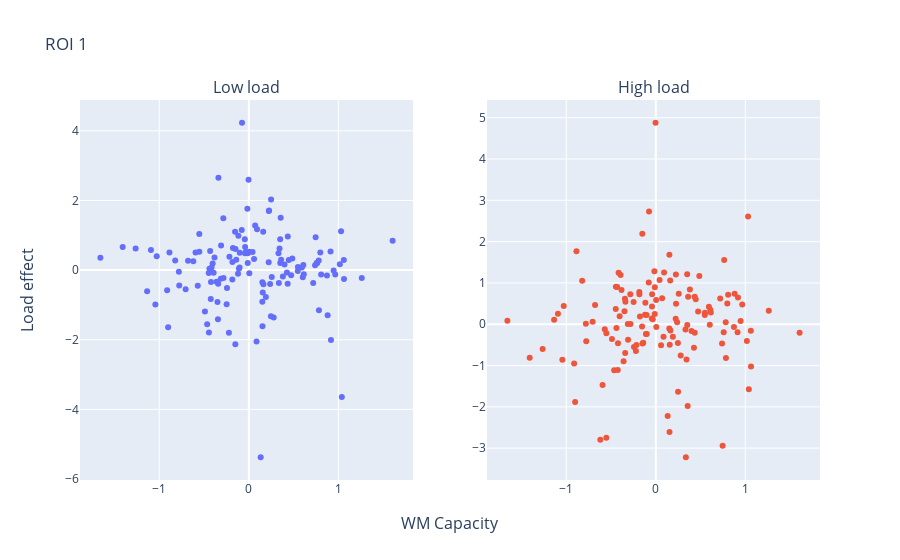
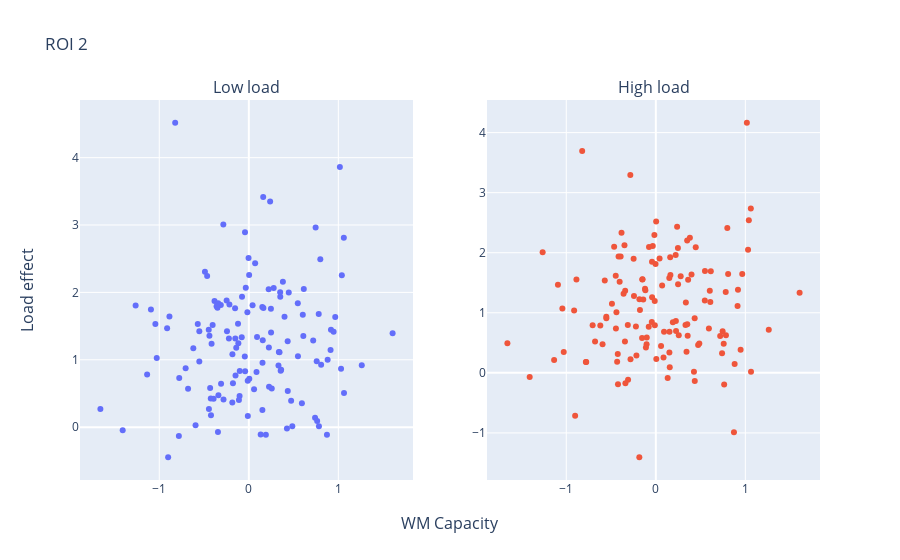
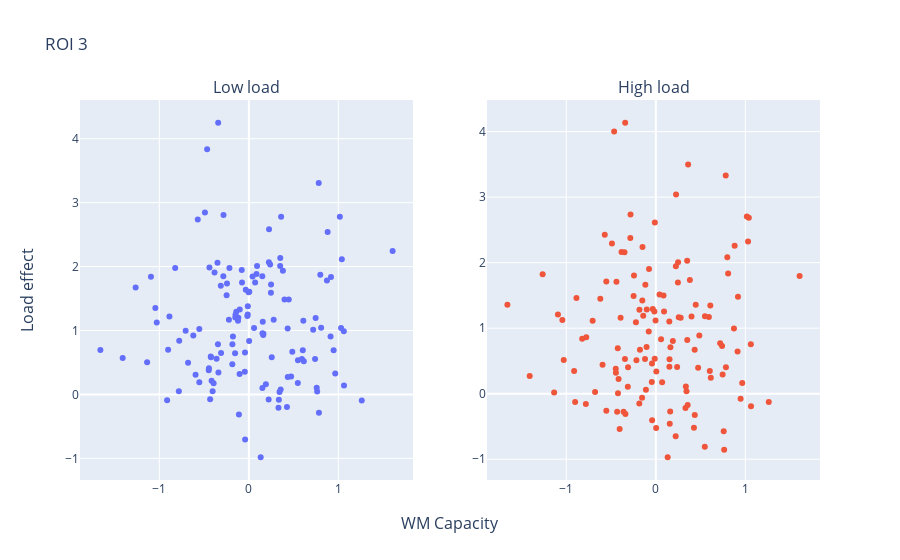
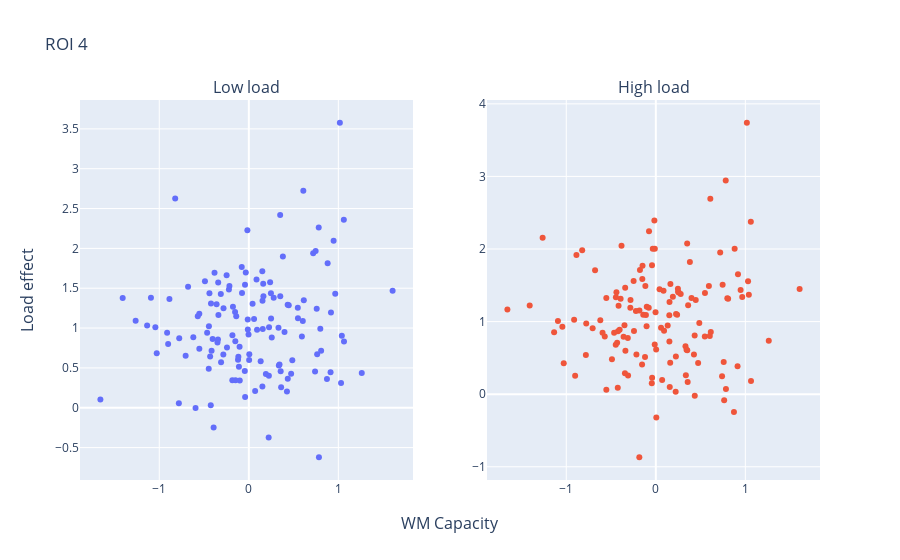

The notebook cell these images were saved under, in order:
### Markdown cell above
### Scatterplot: WM capacity x Load effect

### Code cell
'Iterate through ROIs from component 5'
for i in range((len(pz_data)-2)): # Ignore first two index
    ROI = pz_data[i+2].T # Transpose it to access the columns
    low_load = ROI[2]
    high_load = ROI[5]
    capacity = updated_list
    
    fig = make_subplots(rows=1, cols=2, subplot_titles=("Low load","High load"), x_title='WM Capacity', y_title='Load effect')
    
    fig.add_trace(
        go.Scatter(x=capacity,y=low_load,mode='markers'),
        row=1, col=1
    )
    
    fig.add_trace(
        go.Scatter(x=capacity,y=high_load,mode='markers'),
        row=1, col=2
    )

    fig.update_layout(showlegend=False, title_text="ROI "+str(i+1))
                  
    fig.show()

### Figure 1 — Plotly figure (JSON) as saved in the notebook; plotly's stock layout.template omitted (floating-point values rounded to 4 significant figures; data arrays with more than 128 entries replaced by an {"elided": "..."} marker saying what was removed)
{"data": [{"mode": "markers", "type": "scatter", "x": {"elided": "133 float values"}, "xaxis": "x", "y": {"elided": "133 float values"}, "yaxis": "y"}, {"mode": "markers", "type": "scatter", "x": {"elided": "133 float values"}, "xaxis": "x2", "y": {"elided": "133 float values"}, "yaxis": "y2"}], "layout": {"annotations": [{"font": {"size": 16}, "showarrow": false, "text": "Low load", "x": 0.225, "xanchor": "center", "xref": "paper", "y": 1, "yanchor": "bottom", "yref": "paper"}, {"font": {"size": 16}, "showarrow": false, "text": "High load", "x": 0.775, "xanchor": "center", "xref": "paper", "y": 1, "yanchor": "bottom", "yref": "paper"}, {"font": {"size": 16}, "showarrow": false, "text": "WM Capacity", "x": 0.5, "xanchor": "center", "xref": "paper", "y": 0, "yanchor": "top", "yref": "paper", "yshift": -30}, {"font": {"size": 16}, "showarrow": false, "text": "Load effect", "textangle": -90, "x": 0, "xanchor": "right", "xref": "paper", "xshift": -40, "y": 0.5, "yanchor": "middle", "yref": "paper"}], "showlegend": false, "title": {"text": "ROI 1"}, "xaxis": {"anchor": "y", "domain": [0, 0.45]}, "xaxis2": {"anchor": "y2", "domain": [0.55, 1]}, "yaxis": {"anchor": "x", "domain": [0, 1]}, "yaxis2": {"anchor": "x2", "domain": [0, 1]}}}

### Figure 2 — Plotly figure (JSON) as saved in the notebook; plotly's stock layout.template omitted (floating-point values rounded to 4 significant figures; data arrays with more than 128 entries replaced by an {"elided": "..."} marker saying what was removed)
{"data": [{"mode": "markers", "type": "scatter", "x": {"elided": "133 float values"}, "xaxis": "x", "y": {"elided": "133 float values"}, "yaxis": "y"}, {"mode": "markers", "type": "scatter", "x": {"elided": "133 float values"}, "xaxis": "x2", "y": {"elided": "133 float values"}, "yaxis": "y2"}], "layout": {"annotations": [{"font": {"size": 16}, "showarrow": false, "text": "Low load", "x": 0.225, "xanchor": "center", "xref": "paper", "y": 1, "yanchor": "bottom", "yref": "paper"}, {"font": {"size": 16}, "showarrow": false, "text": "High load", "x": 0.775, "xanchor": "center", "xref": "paper", "y": 1, "yanchor": "bottom", "yref": "paper"}, {"font": {"size": 16}, "showarrow": false, "text": "WM Capacity", "x": 0.5, "xanchor": "center", "xref": "paper", "y": 0, "yanchor": "top", "yref": "paper", "yshift": -30}, {"font": {"size": 16}, "showarrow": false, "text": "Load effect", "textangle": -90, "x": 0, "xanchor": "right", "xref": "paper", "xshift": -40, "y": 0.5, "yanchor": "middle", "yref": "paper"}], "showlegend": false, "title": {"text": "ROI 2"}, "xaxis": {"anchor": "y", "domain": [0, 0.45]}, "xaxis2": {"anchor": "y2", "domain": [0.55, 1]}, "yaxis": {"anchor": "x", "domain": [0, 1]}, "yaxis2": {"anchor": "x2", "domain": [0, 1]}}}

### Figure 3 — Plotly figure (JSON) as saved in the notebook; plotly's stock layout.template omitted (floating-point values rounded to 4 significant figures; data arrays with more than 128 entries replaced by an {"elided": "..."} marker saying what was removed)
{"data": [{"mode": "markers", "type": "scatter", "x": {"elided": "133 float values"}, "xaxis": "x", "y": {"elided": "133 float values"}, "yaxis": "y"}, {"mode": "markers", "type": "scatter", "x": {"elided": "133 float values"}, "xaxis": "x2", "y": {"elided": "133 float values"}, "yaxis": "y2"}], "layout": {"annotations": [{"font": {"size": 16}, "showarrow": false, "text": "Low load", "x": 0.225, "xanchor": "center", "xref": "paper", "y": 1, "yanchor": "bottom", "yref": "paper"}, {"font": {"size": 16}, "showarrow": false, "text": "High load", "x": 0.775, "xanchor": "center", "xref": "paper", "y": 1, "yanchor": "bottom", "yref": "paper"}, {"font": {"size": 16}, "showarrow": false, "text": "WM Capacity", "x": 0.5, "xanchor": "center", "xref": "paper", "y": 0, "yanchor": "top", "yref": "paper", "yshift": -30}, {"font": {"size": 16}, "showarrow": false, "text": "Load effect", "textangle": -90, "x": 0, "xanchor": "right", "xref": "paper", "xshift": -40, "y": 0.5, "yanchor": "middle", "yref": "paper"}], "showlegend": false, "title": {"text": "ROI 3"}, "xaxis": {"anchor": "y", "domain": [0, 0.45]}, "xaxis2": {"anchor": "y2", "domain": [0.55, 1]}, "yaxis": {"anchor": "x", "domain": [0, 1]}, "yaxis2": {"anchor": "x2", "domain": [0, 1]}}}

### Figure 4 — Plotly figure (JSON) as saved in the notebook; plotly's stock layout.template omitted (floating-point values rounded to 4 significant figures; data arrays with more than 128 entries replaced by an {"elided": "..."} marker saying what was removed)
{"data": [{"mode": "markers", "type": "scatter", "x": {"elided": "133 float values"}, "xaxis": "x", "y": {"elided": "133 float values"}, "yaxis": "y"}, {"mode": "markers", "type": "scatter", "x": {"elided": "133 float values"}, "xaxis": "x2", "y": {"elided": "133 float values"}, "yaxis": "y2"}], "layout": {"annotations": [{"font": {"size": 16}, "showarrow": false, "text": "Low load", "x": 0.225, "xanchor": "center", "xref": "paper", "y": 1, "yanchor": "bottom", "yref": "paper"}, {"font": {"size": 16}, "showarrow": false, "text": "High load", "x": 0.775, "xanchor": "center", "xref": "paper", "y": 1, "yanchor": "bottom", "yref": "paper"}, {"font": {"size": 16}, "showarrow": false, "text": "WM Capacity", "x": 0.5, "xanchor": "center", "xref": "paper", "y": 0, "yanchor": "top", "yref": "paper", "yshift": -30}, {"font": {"size": 16}, "showarrow": false, "text": "Load effect", "textangle": -90, "x": 0, "xanchor": "right", "xref": "paper", "xshift": -40, "y": 0.5, "yanchor": "middle", "yref": "paper"}], "showlegend": false, "title": {"text": "ROI 4"}, "xaxis": {"anchor": "y", "domain": [0, 0.45]}, "xaxis2": {"anchor": "y2", "domain": [0.55, 1]}, "yaxis": {"anchor": "x", "domain": [0, 1]}, "yaxis2": {"anchor": "x2", "domain": [0, 1]}}}
